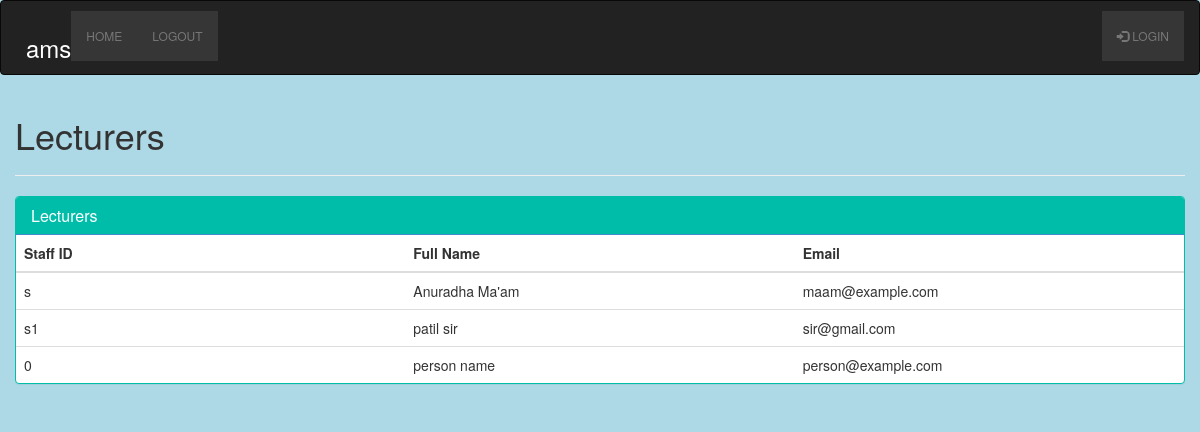
Page /admin/view-lecturers.php on the committed database.
### tables this page shows
CREATE TABLE `users` (
  `id` varchar(8) NOT NULL,
  `name` varchar(25) NOT NULL,
  `surname` varchar(25) NOT NULL,
  `email` varchar(100) NOT NULL,
  `username` varchar(10) NOT NULL,
  `password` varchar(10) NOT NULL,
  `rank` varchar(15) NOT NULL,
  `level` int(1) NOT NULL
);

### admin/view-lecturers.php (the view, shortened to what this page needs)
<!DOCTYPE html>
<html>
	<?php
		include "../includes/header.php";
		include "../includes/admin-navbar.php";
    include "../db_handler.php";
	?>
  <link rel="stylesheet" href="https://maxcdn.bootstrapcdn.com/bootstrap/3.3.7/css/bootstrap.min.css">
<head>
    <link rel="stylesheet" type="text/css" href="bootstrap/css/bootstrap.min.css"/>
</head>
<body  style="background-color:lightblue">
<div class="container">
    <div class="row">
    	<h1>Lecturers</h1>
    	<hr>
        <div class="panel panel-primary filterable" style="border-color: #00bdaa;">
            <div class="panel-heading" style="background-color: #00bdaa;">
                <h3 class="panel-title">Lecturers</h3>
            </div>
            <table class="table">
                <thead>
                    <tr class="filters">
                        <th><input type="text" class="form-control" placeholder="Staff ID" disabled></th>
                        <th><input type="text" class="form-control" placeholder="Full Name" disabled></th>
                        <th><input type="text" class="form-control" placeholder="Email" disabled></th>
                    </tr>
                </thead>
                <tbody>
                    <?php
                        $output = '';
                        if(isset($_POST["query"]))
                        {
                         $search = mysqli_real_escape_string($conn, $_POST["query"]);
                         $query = "
                          SELECT * FROM users
                          WHERE name LIKE '%".$search."%'
                          OR surname LIKE '%".$search."%'
                          OR email LIKE '%".$search."%'
                         ";
                        }
                        else
                        {
                          $query = "SELECT * FROM users WHERE `rank`='lecturer' ORDER BY name asc";
                        }
                        $result = mysqli_query($conn, $query);
                        if(mysqli_num_rows($result) > 0)
                        {
                       while($row = mysqli_fetch_array($result))
                       {
                          $output .= '
                           <tr>
                            <td>'.$row["id"].'</td>
                            <td>'.$row["name"]. ' ' .$row["surname"].'</td>
                            <td>'.$row["email"].'</td>
                          </tr>
                        </div>
                          ';
                         }
                         echo $output;
                        }
                    ?>
</body>
</html>

### includes/admin-navbar.php (style rules this page uses)
div { display: block; }

### admin/view-lecturers.php (style rules this page uses)
.filterable { margin-top: 15px; }
.filterable .filters input[disabled] { background-color: transparent; border: none; cursor: auto; box-shadow: none; padding: 0; height: auto; }

### rows in the picture
users: id "s", name "Anuradha", surname "Ma'am", email "maam@example.com"
users: id "s1", name "patil", surname "sir", email "sir@gmail.com"
users: id "0", name "person", surname "name", email "person@example.com"

### other values in the picture
$name "HOME"
$name "LOGOUT"
